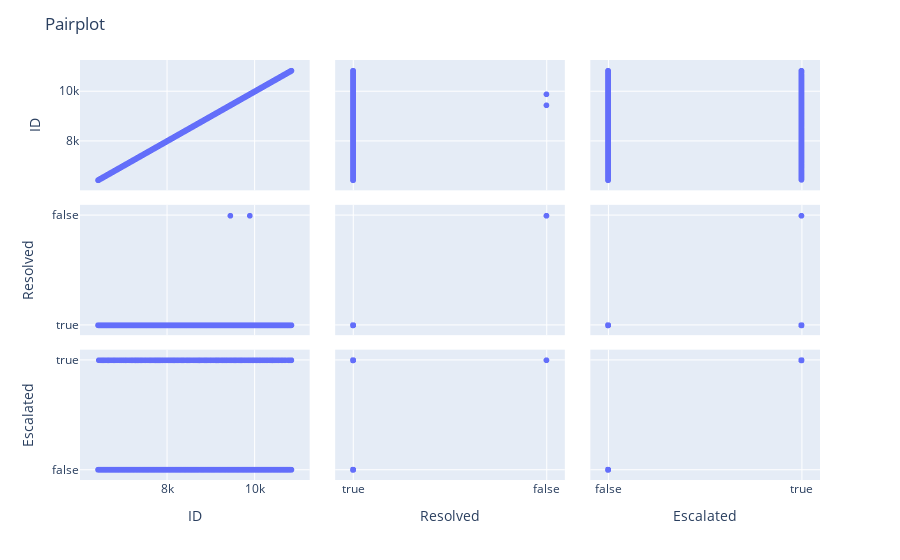

The code cell stored with this chart in its notebook:
### Code cell
# 4. Pairplot for all numerical columns
pair_fig = px.scatter_matrix(Telecom_2023[['ID', 'Resolved', 'Escalated']])
pair_fig.update_layout(title='Pairplot')
pair_fig.show()

### Figure 1 — Plotly figure (JSON) as saved in the notebook; plotly's stock layout.template omitted (floating-point values rounded to 4 significant figures; data arrays with more than 128 entries replaced by an {"elided": "..."} marker saying what was removed)
{"data": [{"dimensions": [{"axis": {"matches": true}, "label": "ID", "values": {"elided": "4419 int values"}}, {"axis": {"matches": true}, "label": "Resolved", "values": {"elided": "4419 bool values"}}, {"axis": {"matches": true}, "label": "Escalated", "values": {"elided": "4419 bool values"}}], "hovertemplate": "%{xaxis.title.text}=%{x}<br>%{yaxis.title.text}=%{y}<extra></extra>", "legendgroup": "", "marker": {"color": "#636efa", "symbol": "circle"}, "name": "", "showlegend": false, "type": "splom"}], "layout": {"dragmode": "select", "legend": {"tracegroupgap": 0}, "margin": {"t": 60}, "title": {"text": "Pairplot"}}}
